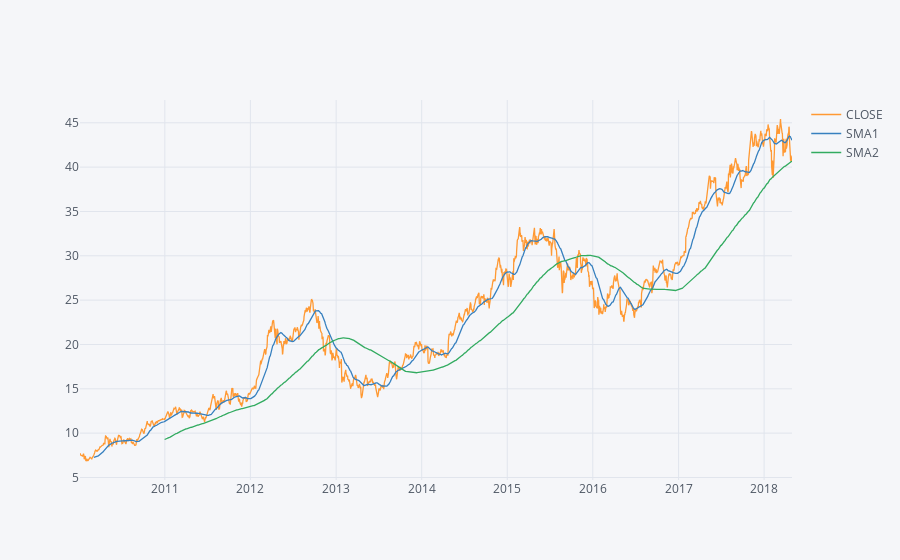

This figure's notebook cell:
### Code cell
data.iplot()

### Figure 1 — Plotly figure (JSON) as saved in the notebook; plotly's stock layout.template omitted (floating-point values rounded to 4 significant figures; data arrays with more than 128 entries replaced by an {"elided": "..."} marker saying what was removed)
{"data": [{"line": {"color": "rgba(255, 153, 51, 1.0)", "dash": "solid", "shape": "linear", "width": 1.3}, "mode": "lines", "name": "CLOSE", "text": "", "type": "scatter", "x": {"elided": "2095 str values"}, "y": {"elided": "2095 float values"}}, {"line": {"color": "rgba(55, 128, 191, 1.0)", "dash": "solid", "shape": "linear", "width": 1.3}, "mode": "lines", "name": "SMA1", "text": "", "type": "scatter", "x": {"elided": "2095 str values"}, "y": {"elided": "2095 mixed values"}}, {"line": {"color": "rgba(50, 171, 96, 1.0)", "dash": "solid", "shape": "linear", "width": 1.3}, "mode": "lines", "name": "SMA2", "text": "", "type": "scatter", "x": {"elided": "2095 str values"}, "y": {"elided": "2095 mixed values"}}], "layout": {"legend": {"bgcolor": "#F5F6F9", "font": {"color": "#4D5663"}}, "paper_bgcolor": "#F5F6F9", "plot_bgcolor": "#F5F6F9", "title": {"font": {"color": "#4D5663"}}, "xaxis": {"gridcolor": "#E1E5ED", "showgrid": true, "tickfont": {"color": "#4D5663"}, "title": {"font": {"color": "#4D5663"}, "text": ""}, "zerolinecolor": "#E1E5ED"}, "yaxis": {"gridcolor": "#E1E5ED", "showgrid": true, "tickfont": {"color": "#4D5663"}, "title": {"font": {"color": "#4D5663"}, "text": ""}, "zerolinecolor": "#E1E5ED"}}}
